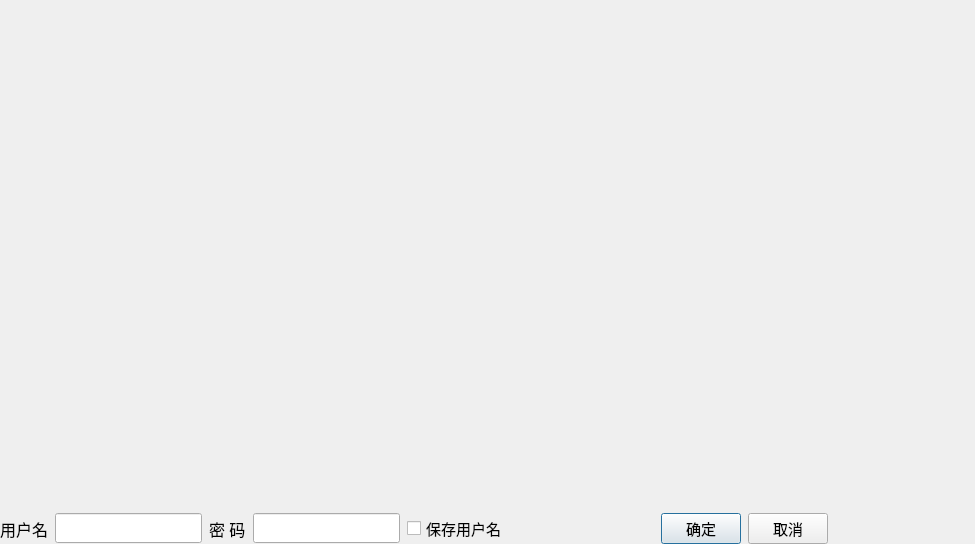
<?xml version="1.0" encoding="UTF-8"?>
<ui version="4.0">
 <class>DialogLogin</class>
 <widget class="QDialog" name="DialogLogin">
  <property name="geometry">
   <rect>
    <x>0</x>
    <y>0</y>
    <width>975</width>
    <height>544</height>
   </rect>
  </property>
  <property name="windowTitle">
   <string>登录</string>
  </property>
  <property name="windowIcon">
   <iconset resource="images.qrc">
    <normaloff>:/images/images/code_lg.png</normaloff>:/images/images/code_lg.png</iconset>
  </property>
  <layout class="QVBoxLayout" name="verticalLayout">
   <property name="spacing">
    <number>7</number>
   </property>
   <property name="leftMargin">
    <number>0</number>
   </property>
   <property name="topMargin">
    <number>0</number>
   </property>
   <property name="rightMargin">
    <number>0</number>
   </property>
   <property name="bottomMargin">
    <number>0</number>
   </property>
   <item>
    <widget class="QLabel" name="label">
     <property name="text">
      <string/>
     </property>
     <property name="pixmap">
      <pixmap resource="images2.qrc">:/images2/images2/splash.jpg</pixmap>
     </property>
    </widget>
   </item>
   <item>
    <layout class="QHBoxLayout" name="horizontalLayout">
     <item>
      <widget class="QLabel" name="label_2">
       <property name="font">
        <font>
         <pointsize>12</pointsize>
        </font>
       </property>
       <property name="text">
        <string>用户名</string>
       </property>
      </widget>
     </item>
     <item>
      <widget class="QLineEdit" name="editUser">
       <property name="minimumSize">
        <size>
         <width>0</width>
         <height>30</height>
        </size>
       </property>
      </widget>
     </item>
     <item>
      <widget class="QLabel" name="label_3">
       <property name="minimumSize">
        <size>
         <width>0</width>
         <height>0</height>
        </size>
       </property>
       <property name="font">
        <font>
         <pointsize>12</pointsize>
        </font>
       </property>
       <property name="text">
        <string>密 码</string>
       </property>
      </widget>
     </item>
     <item>
      <widget class="QLineEdit" name="editPSWD">
       <property name="minimumSize">
        <size>
         <width>0</width>
         <height>30</height>
        </size>
       </property>
       <property name="echoMode">
        <enum>QLineEdit::Password</enum>
       </property>
      </widget>
     </item>
     <item>
      <widget class="QCheckBox" name="chkBoxSave">
       <property name="font">
        <font>
         <pointsize>11</pointsize>
        </font>
       </property>
       <property name="text">
        <string>保存用户名</string>
       </property>
      </widget>
     </item>
     <item>
      <spacer name="horizontalSpacer_3">
       <property name="orientation">
        <enum>Qt::Horizontal</enum>
       </property>
       <property name="sizeHint" stdset="0">
        <size>
         <width>17</width>
         <height>20</height>
        </size>
       </property>
      </spacer>
     </item>
     <item>
      <widget class="QPushButton" name="btnOK">
       <property name="font">
        <font>
         <pointsize>11</pointsize>
        </font>
       </property>
       <property name="text">
        <string>确定</string>
       </property>
       <property name="icon">
        <iconset resource="images2.qrc">
         <normaloff>:/images2/images2/704.bmp</normaloff>:/images2/images2/704.bmp</iconset>
       </property>
      </widget>
     </item>
     <item>
      <widget class="QPushButton" name="btnCancel">
       <property name="font">
        <font>
         <pointsize>11</pointsize>
        </font>
       </property>
       <property name="text">
        <string>取消</string>
       </property>
       <property name="icon">
        <iconset resource="images2.qrc">
         <normaloff>:/images2/images2/706.bmp</normaloff>:/images2/images2/706.bmp</iconset>
       </property>
      </widget>
     </item>
     <item>
      <spacer name="horizontalSpacer_6">
       <property name="orientation">
        <enum>Qt::Horizontal</enum>
       </property>
       <property name="sizeHint" stdset="0">
        <size>
         <width>58</width>
         <height>18</height>
        </size>
       </property>
      </spacer>
     </item>
    </layout>
   </item>
  </layout>
 </widget>
 <resources>
  <include location="images2.qrc"/>
  <include location="images.qrc"/>
 </resources>
 <connections>
  <connection>
   <sender>btnCancel</sender>
   <signal>clicked()</signal>
   <receiver>DialogLogin</receiver>
   <slot>reject()</slot>
   <hints>
    <hint type="sourcelabel">
     <x>649</x>
     <y>499</y>
    </hint>
    <hint type="destinationlabel">
     <x>365</x>
     <y>267</y>
    </hint>
   </hints>
  </connection>
 </connections>
</ui>
